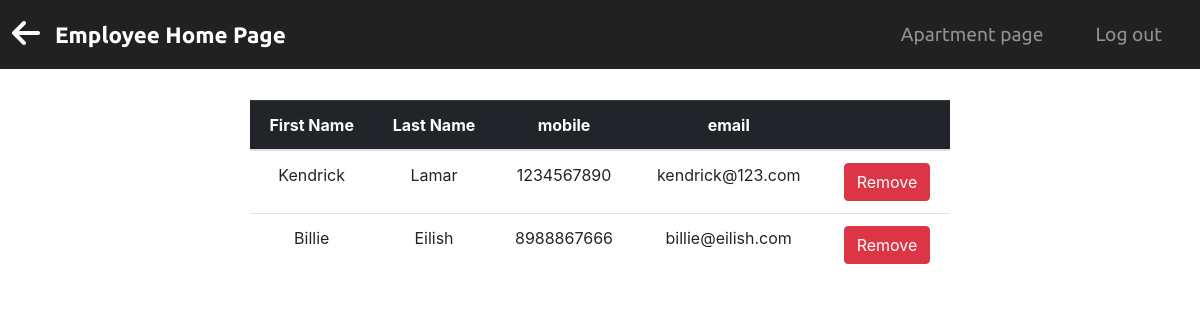
/rem_list/4, run on an earlier commit of the app's database.
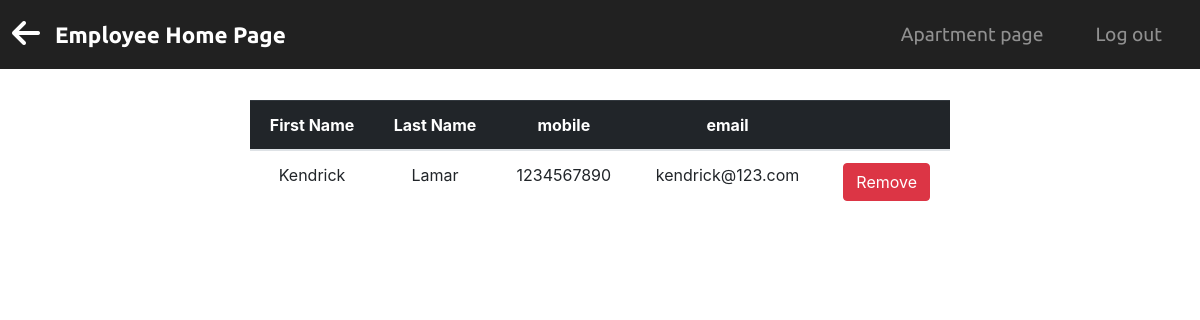
And on a later commit of the database.
### rems/models.py (models this page shows, shortened)
class Employee(db.Model):
    __tablename__ = 'employee'
    id = db.Column(db.Integer, primary_key=True)
    fname = db.Column(db.String(25), index=True, unique=False)
    lname = db.Column(db.String(25), index=True, unique=False)
    mobile = db.Column(db.String(10), index=True, unique=True)
    emer_num = db.Column(db.String(10), index=False, unique=False)
    dob = db.Column(db.DateTime, nullable=False)
    email = db.Column(db.String(120), index=True, unique=True)
    gender = db.Column(db.String(10), index=True, unique=False)
    service_id = db.Column(db.Integer, db.ForeignKey('service.id'))
    user = db.relationship("User", uselist=False, backref="employee")
    receiver = db.relationship("Transaction", uselist=False, backref="employee")

### rems/routes.py (the view)
@app.route('/rem_list/<int:id>')
def emp_list(id):
    headings = ("First Name", "Last Name", "mobile", "email", " ")
    emps = Employee.query.filter_by(service_id=id).all()
    return render_template('emp_rlist.html', headings=headings, data=emps)

### rems/templates/emp_rlist.html (shortened to what this page needs)
{% extends 'removal_list.html' %}
{% block nav %}
    <a href="{{ url_for('rem_employee') }}"><i class="fas fa-arrow-left fa-2x"></i></a>
{% endblock %}
{% block content %}
    <table class="table table-hover">
        <thead class="table-dark">
        <tr>
            {% for header in headings %}
                <th>{{ header }}</th>
            {% endfor %}
        </tr>
        </thead>
        {% for emp in data %}
            <tr>
                <td> {{ emp.fname }}</td>
                <td> {{ emp.lname }} </td>
                <td> {{ emp.mobile }} </td>
                <td> {{ emp.email }} </td>
                <td>
                    <button type="button" class="btn btn-danger "><a
                            href="{{ url_for('delete_emp',id=emp.id) }}" class="anchor">Remove</a></button>
                </td>
            </tr>
        {% endfor %}
    </table>
{% endblock %}

### rems/templates/removal_list.html (shortened to what this page needs)
<!DOCTYPE html>
<html lang="en">
<head>
    <link href="//maxcdn.bootstrapcdn.com/bootstrap/4.1.1/css/bootstrap.min.css" rel="stylesheet" id="bootstrap-css">
    <link rel="stylesheet" type="text/css" href="{{ url_for('static', filename= 'css/list.css') }}">
</head>
<body>
<section id="title">
    <div class="container-fluid">
        <nav class="navbar navbar-expand-lg navbar-dark fixed-top">
            {% block nav %}
            {% endblock %}
            <a class="navbar-brand " href="{{ url_for('home2') }}">Employee Home Page</a>
            <div class="collapse navbar-collapse" id="navbarSupportedContent">
                <ul class="navbar-nav ml-auto">
                    <li class="nav-item">
                        <a class="nav-link" href="{{ url_for('index') }}">Apartment page</a>
                    </li>
                    <li class="nav-item">
                        <a class="nav-link" href="{{ url_for('logout') }}">Log out</a>
                    </li>
                </ul>
            </div>
        </nav>
    </div>
</section>
<section class="white-section">
    {% block content %}
    {% endblock %}
</section>
</body>
</html>

### rems/static/css/list.css (style rules this page uses)
.white-section { padding-top: 100px; width: 700px; text-align: center; margin: auto; }
#title { text-align: center; }
.fas { color: #fff; padding-right: 15px; }
.navbar { padding: 1%; background-color:#212121; }
.navbar-brand { font-family: "Ubuntu"; font-size: 1.4rem; font-weight: bold; }
.nav-item { padding: 0 18px; font-family: "Ubuntu"; }
.nav-link { font-size: 1.2rem; font-family: "Ubuntu"; }
.anchor { color: #fff; text-decoration: none; }

What changed in the data, as far as the page shows it:
removed Employee: fname "Billie", lname "Eilish", mobile "8988867666", email "billie@eilish.com"
